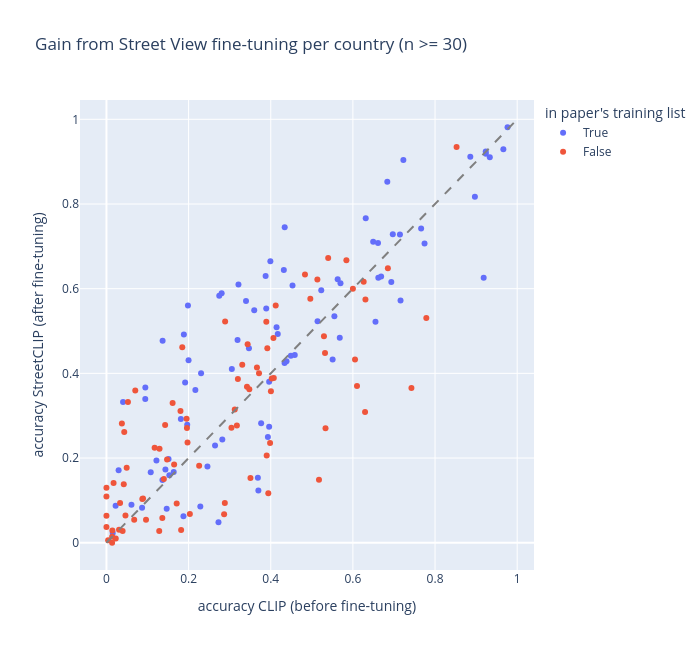

Notebook code for this chart:
### Markdown cell above
### Q2.3 Training coverage
- Paper's training list: uncertain evidence (says 101 countries, lists 92)
- Idea: countries in the Street View training should gain most from fine-tuning (CLIP -> StreetCLIP)

### Code cell
display(q2.training_groups(sc_table).round(3))
gain = q2.gain_table(sc_table, q2.country_table(clip_preds, countries))
q2.plot_gain(gain).show()

### Figure 1 — Plotly figure (JSON) as saved in the notebook; plotly's stock layout.template omitted (floating-point values rounded to 4 significant figures; data arrays with more than 128 entries replaced by an {"elided": "..."} marker saying what was removed)
{"data": [{"customdata": {"elided": "86x3 mixed values"}, "hovertemplate": "<b>%{hovertext}</b><br><br>accuracy CLIP (before fine-tuning)=%{x}<br>accuracy StreetCLIP (after fine-tuning)=%{y}<br>n=%{customdata[0]}<br>gain=%{customdata[1]:.2f}<extra></extra>", "hovertext": ["United Arab Emirates", "Albania", "Argentina", "Austria", "Australia", "Bangladesh", "Belgium", "Bulgaria", "Bermuda", "Bolivia", "Brazil", "Bhutan", "Botswana", "Canada", "Switzerland", "Chile", "China", "Colombia", "Czech Republic", "Germany", "Denmark", "Dominican Republic", "Ecuador", "Estonia", "Spain", "Finland", "France", "United Kingdom", "Ghana", "Greenland", "Greece", "Guatemala", "Croatia", "Hungary", "Indonesia", "Ireland", "Israel", "India", "Iceland", "Italy", "Jordan", "Japan", "Kenya", "Kyrgyzstan", "Cambodia", "South Korea", "Laos", "Sri Lanka", "Lesotho", "Lithuania", "Latvia", "Montenegro", "Madagascar", "North Macedonia", "Mongolia", "Mexico", "Malaysia", "Nigeria", "Netherlands", "Norway", "New Zealand", "Peru", "Philippines", "Pakistan", "Poland", "Puerto Rico", "Palestine", "Portugal", "Romania", "Serbia", "Russia", "Rwanda", "Sweden", "Slovenia", "Slovakia", "Senegal", "Swaziland", "Thailand", "Tunisia", "Turkey", "Taiwan", "Ukraine", "Uganda", "United States", "Uruguay", "South Africa"], "legendgroup": "True", "marker": {"color": "#636efa", "symbol": "circle"}, "mode": "markers", "name": "True", "orientation": "v", "showlegend": true, "type": "scatter", "x": [0.3053, 0.2644, 0.1915, 0.4384, 0.9237, 0.7145, 0.4336, 0.0296, 0.3469, 0.1638, 0.2805, 0.7229, 0.897, 0.9234, 0.434, 0.2746, 0.4142, 0.0945, 0.1436, 0.5507, 0.453, 0.2727, 0.2164, 0.3686, 0.568, 0.9184, 0.555, 0.6935, 0.1078, 0.9765, 0.3398, 0.1217, 0.3766, 0.09467, 0.4319, 0.9663, 0.5629, 0.5698, 0.8859, 0.4171, 0.3191, 0.6837, 0.4585, 0.3961, 0.4491, 0.6494, 0.3961, 0.655, 0.7744, 0.01527, 0.04038, 0.2821, 0.06089, 0.2459, 0.6312, 0.3875, 0.5139, 0.1812, 0.6619, 0.6611, 0.9333, 0.1367, 0.523, 0.6971, 0.1966, 0.1512, 0.3598, 0.389, 0.1532, 0.08678, 0.1885, 0.7661, 0.399, 0.3699, 0.1467, 0.02231, 0.2286, 0.3214, 0.1363, 0.1999, 0.1984, 0.1875, 0.3931, 0.6687, 0.716, 0.2304], "xaxis": "x", "y": [0.4105, 0.2299, 0.3784, 0.4286, 0.9187, 0.7277, 0.4248, 0.1712, 0.4592, 0.1672, 0.5893, 0.9036, 0.817, 0.9238, 0.7453, 0.5836, 0.5091, 0.3396, 0.1733, 0.4327, 0.6077, 0.04848, 0.3607, 0.1533, 0.4842, 0.6259, 0.5349, 0.6157, 0.1665, 0.9812, 0.5707, 0.1942, 0.2825, 0.3669, 0.6438, 0.9294, 0.6225, 0.613, 0.9115, 0.4927, 0.4787, 0.8524, 0.4432, 0.2738, 0.4415, 0.711, 0.3804, 0.5219, 0.7068, 0.0229, 0.3325, 0.2436, 0.08999, 0.1803, 0.7665, 0.6298, 0.5232, 0.2923, 0.6259, 0.7077, 0.9107, 0.4768, 0.5963, 0.7288, 0.2787, 0.1977, 0.5488, 0.553, 0.1594, 0.08264, 0.4917, 0.7419, 0.6646, 0.1233, 0.08, 0.08722, 0.08571, 0.61, 0.1484, 0.4312, 0.5603, 0.0625, 0.2497, 0.6286, 0.572, 0.4001], "yaxis": "y"}, {"customdata": {"elided": "85x3 mixed values"}, "hovertemplate": "<b>%{hovertext}</b><br><br>accuracy CLIP (before fine-tuning)=%{x}<br>accuracy StreetCLIP (after fine-tuning)=%{y}<br>n=%{customdata[0]}<br>gain=%{customdata[1]:.2f}<extra></extra>", "hovertext": ["Afghanistan", "Armenia", "Angola", "Azerbaijan", "Bosnia and Herzegovina", "Burkina Faso", "Burundi", "Brunei", "Bahamas", "Belarus", "Belize", "Democratic Republic of the Congo", "Central African Republic", "Côte d’Ivoire", "Cameroon", "Costa Rica", "Cuba", "Cabo Verde", "Cyprus", "Djibouti", "Algeria", "Egypt", "Ethiopia", "Fiji", "Micronesia", "Grenada", "Georgia", "Gambia", "Guinea", "Equatorial Guinea", "Guinea-Bissau", "Honduras", "Haiti", "Iraq", "Iran", "Jamaica", "Comoros", "Saint Kitts and Nevis", "North Korea", "Kuwait", "Kazakhstan", "Lebanon", "Saint Lucia", "Liberia", "Libya", "Morocco", "Moldova", "Mali", "Myanmar", "Mauritania", "Malawi", "Mozambique", "Niger", "Nicaragua", "Nepal", "Oman", "Panama", "Papua New Guinea", "Palau", "Paraguay", "Qatar", "Saudi Arabia", "Solomon Islands", "Sudan", "Sierra Leone", "Somalia", "Suriname", "South Sudan", "El Salvador", "Chad", "Togo", "Tajikistan", "East Timor", "Turkmenistan", "Tonga", "Trinidad and Tobago", "Tanzania", "Uzbekistan", "Venezuela", "Vietnam", "Vanuatu", "Samoa", "Yemen", "Zambia", "Zimbabwe"], "legendgroup": "False", "marker": {"color": "#EF553B", "symbol": "circle"}, "mode": "markers", "name": "False", "orientation": "v", "showlegend": true, "type": "scatter", "x": [0.4964, 0.1475, 0.04333, 0.08901, 0.3176, 0.3506, 0.1398, 0.3421, 0.6052, 0.394, 0.3664, 0.02263, 0.1285, 0.01739, 0.08731, 0.3901, 0.04926, 0.4065, 0.4074, 0.6852, 0.3124, 0.1173, 0.1611, 0.3984, 0.7788, 0.06757, 0.01379, 0.1802, 0.0, 0.0, 0.2889, 0.2882, 0.32, 0.4024, 0.196, 0.3043, 0.3438, 0.4833, 0.5135, 0.1818, 0.5334, 0.6305, 0.01389, 0.1429, 0.6263, 0.03318, 0.4121, 0.004078, 0.04219, 0.61, 0.2865, 0.3917, 0.1846, 0.1648, 0.3306, 0.2257, 0.0, 0.4004, 0.0, 0.5296, 0.3714, 0.5842, 0.7425, 0.6, 0.03937, 0.8525, 0.1974, 0.6296, 0.07018, 0.2031, 0.01442, 0.5322, 0.03756, 0.5174, 0.1951, 0.3478, 0.1361, 0.05236, 0.3892, 0.1292, 0.03065, 0.5398, 0.04628, 0.09635, 0.171], "xaxis": "x", "y": [0.5761, 0.1967, 0.2613, 0.1047, 0.277, 0.1531, 0.1505, 0.3684, 0.4326, 0.1167, 0.4138, 0.009786, 0.02784, 0.1413, 0.1035, 0.2059, 0.1773, 0.4837, 0.3889, 0.6481, 0.3148, 0.2245, 0.3299, 0.2358, 0.531, 0.05405, 0.0, 0.311, 0.06378, 0.03704, 0.5222, 0.09412, 0.3867, 0.3878, 0.2707, 0.2717, 0.4688, 0.6333, 0.6216, 0.0303, 0.2704, 0.5743, 0.01389, 0.2782, 0.6162, 0.094, 0.5604, 0.00571, 0.1381, 0.37, 0.0671, 0.4594, 0.4615, 0.1849, 0.4204, 0.1816, 0.13, 0.3577, 0.1094, 0.4877, 0.4, 0.6673, 0.3653, 0.6, 0.02756, 0.9344, 0.2368, 0.3086, 0.3596, 0.06769, 0.02885, 0.4479, 0.2817, 0.1486, 0.2927, 0.3623, 0.05868, 0.3325, 0.5222, 0.2218, 0.03065, 0.6726, 0.06439, 0.0546, 0.09294], "yaxis": "y"}], "layout": {"height": 650, "legend": {"title": {"text": "in paper's training list"}, "tracegroupgap": 0}, "shapes": [{"line": {"color": "gray", "dash": "dash"}, "type": "line", "x0": 0, "x1": 1, "y0": 0, "y1": 1}], "title": {"text": "Gain from Street View fine-tuning per country (n >= 30)"}, "width": 700, "xaxis": {"anchor": "y", "domain": [0, 1], "title": {"text": "accuracy CLIP (before fine-tuning)"}}, "yaxis": {"anchor": "x", "domain": [0, 1], "title": {"text": "accuracy StreetCLIP (after fine-tuning)"}}}}
